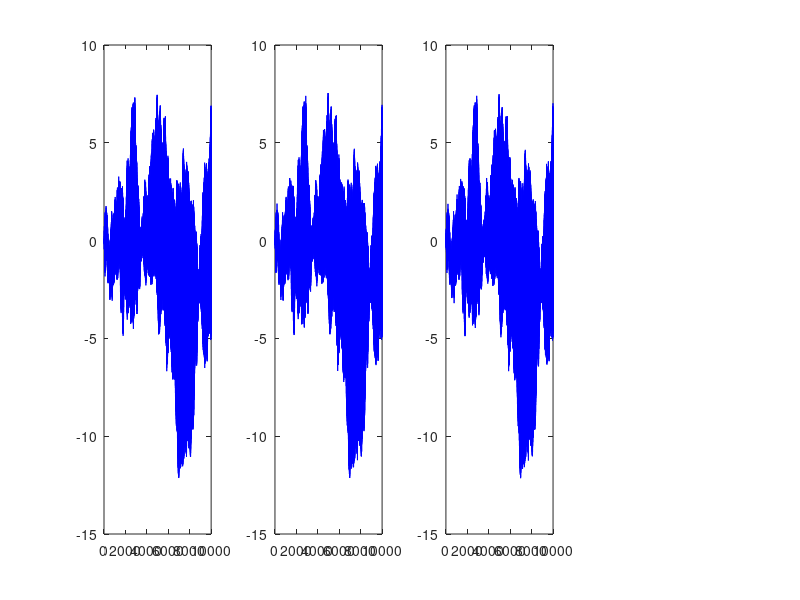

The MATLAB source for this figure:
%% generate Autoregressive

clear; clc;

%% configuration 1

N = 1e4;
M = 6;

% I = interaction matrix
I = zeros(M,M);

% I(i,j) significa che i causa j con intensità I(i,j) 

I(1,1) = 0.95;
I(2,2) = 0;
I(3,3) = 0.99;
I(4,4) = 0.98;
I(5,5) = 0;
I(6,6) = 0.81;

I(2,1) = -0.4;
I(3,2) = 0.4;

I(5,6) = 0.4;
I(6,5) = 0.4;


%% configuration 2

N = 1e4;
M = 6;

% I = interaction matrix
I = zeros(M,M);

% I(i,j) significa che i causa j con intensità I(i,j) 

I(1,1) = 0;
I(2,2) = 0;
I(3,3) = 0;
I(4,4) = 1;
I(5,5) = 1;
I(6,6) = 1;

%% configuration 3

N = 1e4;
M = 3;

% I = interaction matrix
I = zeros(M,M);

% I(i,j) significa che i causa j con intensità I(i,j) 



%% configuration 4

N = 1e4;
M = 3;

% I = interaction matrix
I = zeros(M,M);

% I(i,j) significa che i causa j con intensità I(i,j) 


I(2,1) = 1;
I(3,2) = 1;


%% configuration 5

N = 1e4;
M = 3;

% I = interaction matrix
I = zeros(M,M);

% I(i,j) significa che i causa j con intensità I(i,j) 

I(2,1) = 1;
I(3,1) = 1;


%% configuration 6

N = 1e4;
M = 3;

% I = interaction matrix
I = zeros(M,M);

% I(i,j) significa che i causa j con intensità I(i,j) 

I(1,2) = 1;
I(2,1) = 1;

%% configuration 6

N = 1e4;
M = 3;

% I = interaction matrix
I = zeros(M,M);

% I(i,j) significa che i causa j con intensità I(i,j) 

I(1,3) = 1;
I(2,1) = 1;
I(3,2) = 1;


%% initialisation

X = randn(M,N)*0.1;

Xlabel = "x"+(1:M)';

t = 1:N;

%% simulation

for i = 2 : N

    X(:,i) = sum(I.*X(:,i-1),1)' + randn(M,1)*0.1; % sum(X,1) somma le colonne del vettore X

end

%% plot

figure(1)
clf
for i = 1 : M
    subplot(floor(M/2),floor(M/floor(M/2))+1,i)
    plot(X(i,:),'b')
end


%% SAVE
save('Autoregressive_v1.mat');


